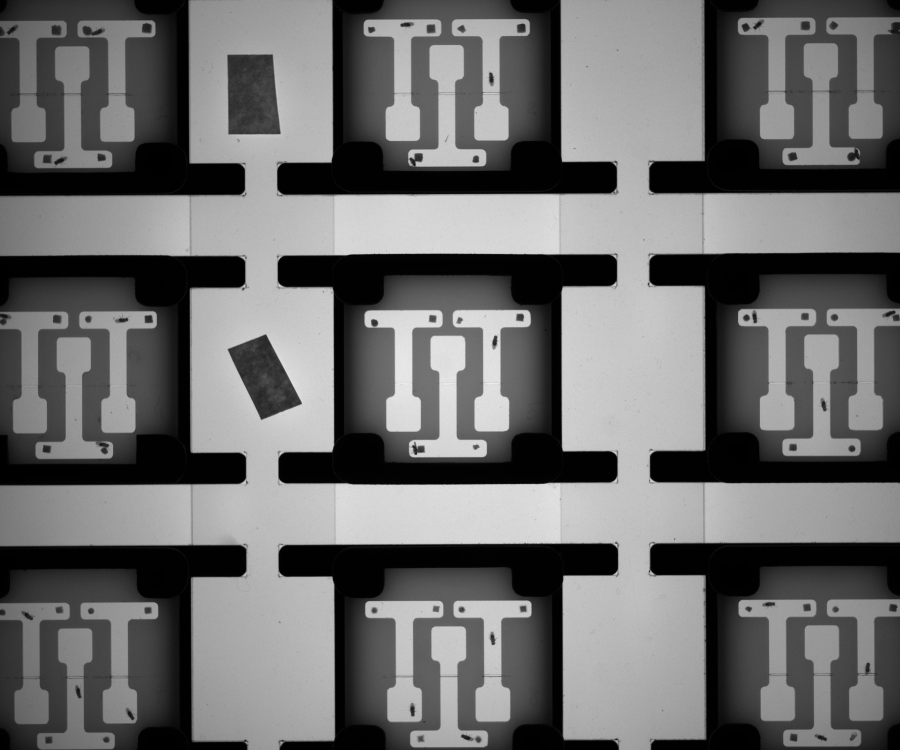
#> input picture Food_Objects/AliceSamara_SemesterProject/image35682.jpg, 3600 x 3000 px, given in place of image0.jpg, which was not available (shown at 1/4 size)
$ jupyter execute --allow-errors Array2Corridors_hardcoded.ipynb   (shell and % lines are left out)   (text cells are left out)
#> lines starting #> are read from the running program, lines starting #| are printed output that depends on the picture; after the words box and inside, x2 and y2 are one past the last pixel; in counts of white or black regions, pixels touching at a corner belong together; pictures that were not available may be replaced by others from this repository, and a replacement may not be noted
[cell 1]
from concurrent.futures import ProcessPoolExecutor
from pathlib import Path
import cv2
import os
import re
from tqdm import tqdm
import cv2
import pathlib
import numpy as np
import matplotlib.pyplot as plt
import mpldatacursor
import more_itertools as mit
from pathlib import Path
import os
from scipy import signal
import shutil

import re
from tqdm import tqdm
import subprocess

[cell 2]
# Path definitions

inputfolder = Path("/Volumes/Ramdya-Lab/DURRIEU_Matthias/Experimental_data/MultiMazeRecorder/Videos/Feeding_state/230704_FeedingState_1_AM/")

[cell 3]

# Load the first frame
frame = cv2.imread(inputfolder.joinpath("image0.jpg").as_posix())
#> frame is the input picture: shape (3000, 3600, 3); min 0, max 254, mean 107.6

# If it's not already, make it grayscale
if len(frame.shape) > 2:
    frame = cv2.cvtColor(frame, cv2.COLOR_BGR2GRAY)
#> frame: shape (3000, 3600)

# equalize the histogram to make thresholding easier
frame = cv2.equalizeHist(frame)

# rotate the image 90 degrees
#frame = np.rot90(frame)

# display the frame
fig, ax = plt.subplots()
plt.axis('off')
im = ax.imshow(frame, cmap="gray", vmin=0, vmax=255)

mpldatacursor.datacursor()
#> (this line was passed over: mpldatacursor is not available in this run)

plt.show()

[cell 4]
# Define and store the arena edges from the peaks locations
# xcoords = colbounds[0]
# ycoords = rowbounds[0]

X1 = 0
X2 = 620
X3 = 1450
X4 = 2130
X5 = 2980
X6 = 3590

Y1 = 0
Y2 = 725
Y3 = 1140
Y4 = 1860
Y5 = 2350
Y6 = 2995

regions_of_interest = [
    (X1, Y1, X2, Y2),
    (X3, Y1, X4, Y2),
    (X5, Y1, X6, Y2),
    (X1, Y3, X2, Y4),
    (X3, Y3, X4, Y4),
    (X5, Y3, X6, Y4),
    (X1, Y5, X2, Y6),
    (X3, Y5, X4, Y6),
    (X5, Y5, X6, Y6),
]

# [18 lines of commented-out code are left out]
fig = plt.figure(figsize=(10,10))

for i in range(len(regions_of_interest)):
    ax = fig.add_subplot(3, 3, i+1)
    ax.axis('off')
    ax.imshow(
        frame[
            regions_of_interest[i][1] : regions_of_interest[i][3],
            regions_of_interest[i][0] : regions_of_interest[i][2],
        ],
        cmap="gray",
        vmin=0,
        vmax=255,
    )

plt.show()
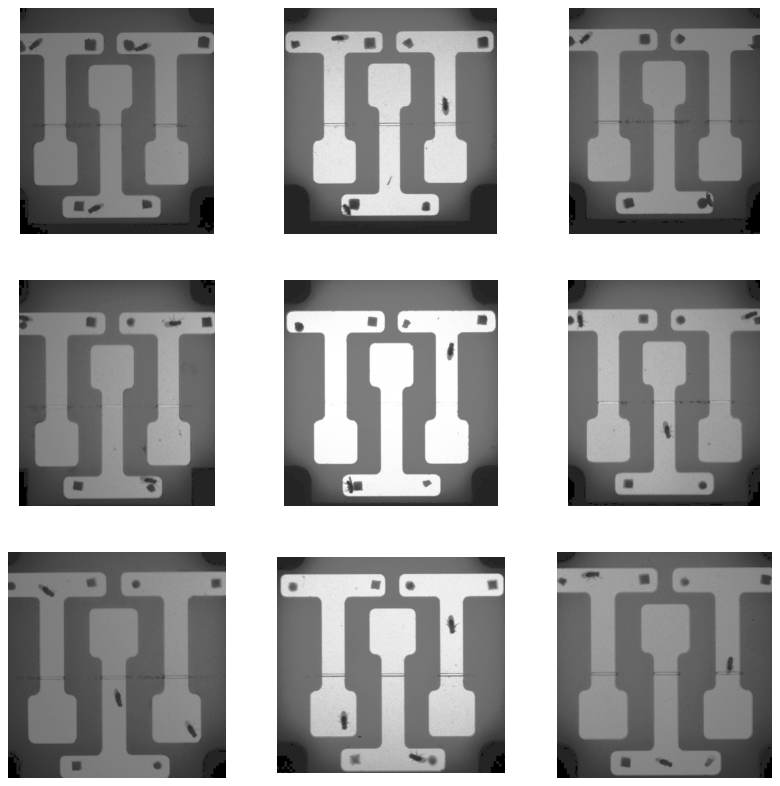
#> figure drawn by matplotlib, 9 panels

[cell 5]
subset = np.array(
    frame[
        regions_of_interest[5][1] : regions_of_interest[5][3],
        regions_of_interest[5][0] : regions_of_interest[5][2],
    ]
)
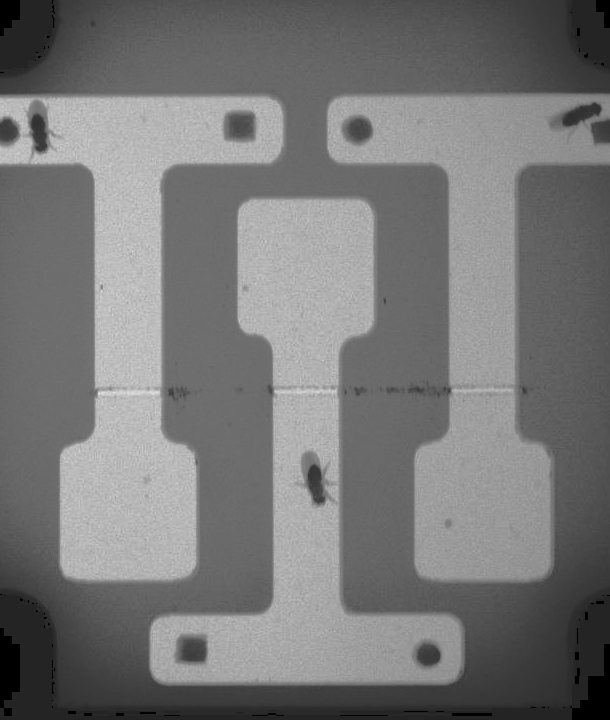
#> subset: shape (720, 610); min 0, max 230, mean 119
Thresh = subset.copy()
# Apply an adaptive threshold to each subset to keep only the brightest pixels
Thresh = cv2.adaptiveThreshold(
    Thresh, 255, cv2.ADAPTIVE_THRESH_GAUSSIAN_C, cv2.THRESH_BINARY_INV, 31, 4
)
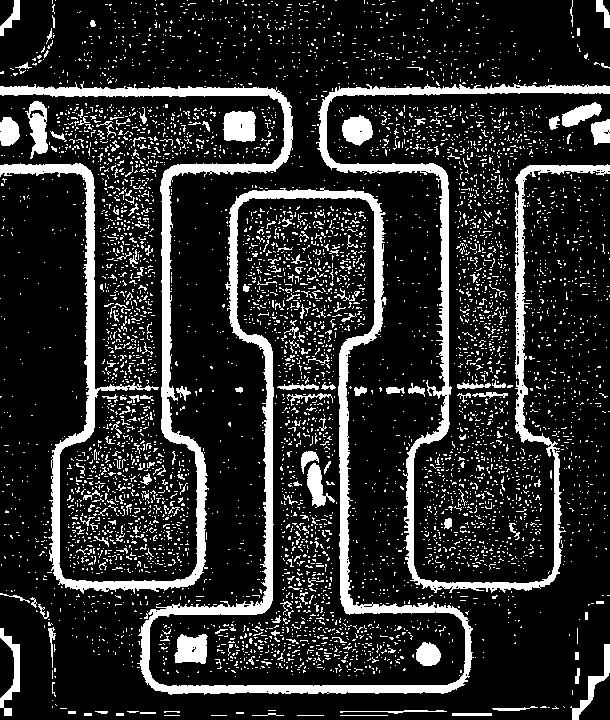
#> Thresh: shape (720, 610); 17.1% white; 5613 white regions (5404 under 20 px), largest, box (x1, y1, x2, y2) and area: (137, 187, 474, 695) 14034, (0, 81, 293, 594) 13799, (316, 83, 610, 593) 11669
# plot the thresholded image
fig, ax = plt.subplots()
plt.axis('off')
im = ax.imshow(Thresh, cmap="gray", vmin=0, vmax=255)

[cell 6]
cols = Thresh.sum(axis=0)
#> cols = 610 values, max 93330 at index 345, min 6630 at index 25, mean 31311.1
rows = subset.sum(axis=1)
#> rows = 720 values, max 99891 at index 154, min 15560 at index 715, mean 72565

colpeaks = signal.find_peaks(
    cols,
    distance=20,
    height=(90_000, 120_000),
    # width=(5, 30),
)
colpeaks = (colpeaks[0], colpeaks[1])

# plot cols with the colpeaks
fig, ax = plt.subplots()
#plt.axis('off')
ax.plot(cols)
ax.plot(colpeaks[0], colpeaks[1]["peak_heights"], "x")
plt.show()
#> figure, not shown here; curve peaks at x = 345, y = 93330

[cell 7]
colpeaks

[cell 8]
rowpeaks = signal.find_peaks(
        rows,
        distance=200,
    )
rowpeaks = (rowpeaks[0], rowpeaks[1])

# plot rows with the rowpeaks
fig, ax = plt.subplots()
#plt.axis('off')
ax.plot(rows)
ax.plot(rowpeaks[0], rows[rowpeaks[0]], "x")
plt.show()
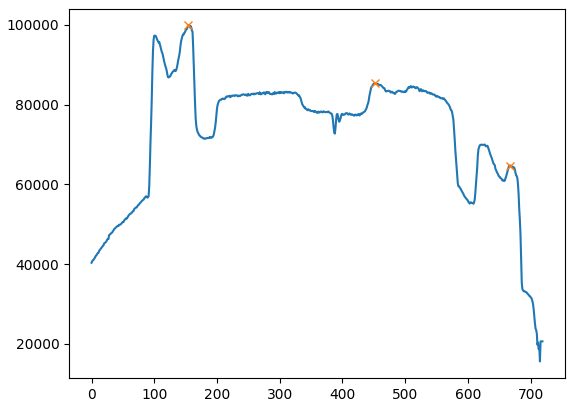
#> figure drawn by matplotlib, 1 panel; curve peaks at x = 154, y = 99891

[cell 9]
rowpeaks

[cell 10]
# For each subset, find the cols and rows peaks and store the even peaks in a list
Corridors = []
#> (the rest of this cell did not finish here and is left out)

[cell 11]
def modify_corridors(Corridors):
    for i in range(len(Corridors)):
        for j in range(len(Corridors[i])):
            corridor = list(Corridors[i][j])
            height = corridor[3] - corridor[1]
            width = corridor[2] - corridor[0]
            if height % 2 != 0:
                corridor[3] += 1
            if width % 2 != 0:
                corridor[2] += 1
            Corridors[i][j] = tuple(corridor)
    return Corridors


Corridors = modify_corridors(Corridors)

[cell 12]
# Same as above but with the corrected corridors
fig, axs = plt.subplots(9, 6)
#> (the rest of this cell did not finish here and is left out)

[cell 13]
from concurrent.futures import ProcessPoolExecutor
from pathlib import Path
import cv2
import os
import re
from tqdm import tqdm
import cv2
import pathlib
import numpy as np
import matplotlib.pyplot as plt
import mpldatacursor
import more_itertools as mit
from pathlib import Path
import os
from scipy import signal
import shutil

import re
from tqdm import tqdm
import subprocess

# Path definitions

inputfolder = Path("/mnt/labserver/DURRIEU_Matthias/Experimental_data/MultiMazeRecorder/Videos/Feeding_state/230704_FeedingState_1_AM/")
processedfolder = inputfolder.parent / f"{inputfolder.stem}_Cropped"

# Load the first frame
frame = cv2.imread(inputfolder.joinpath("image0.jpg").as_posix())
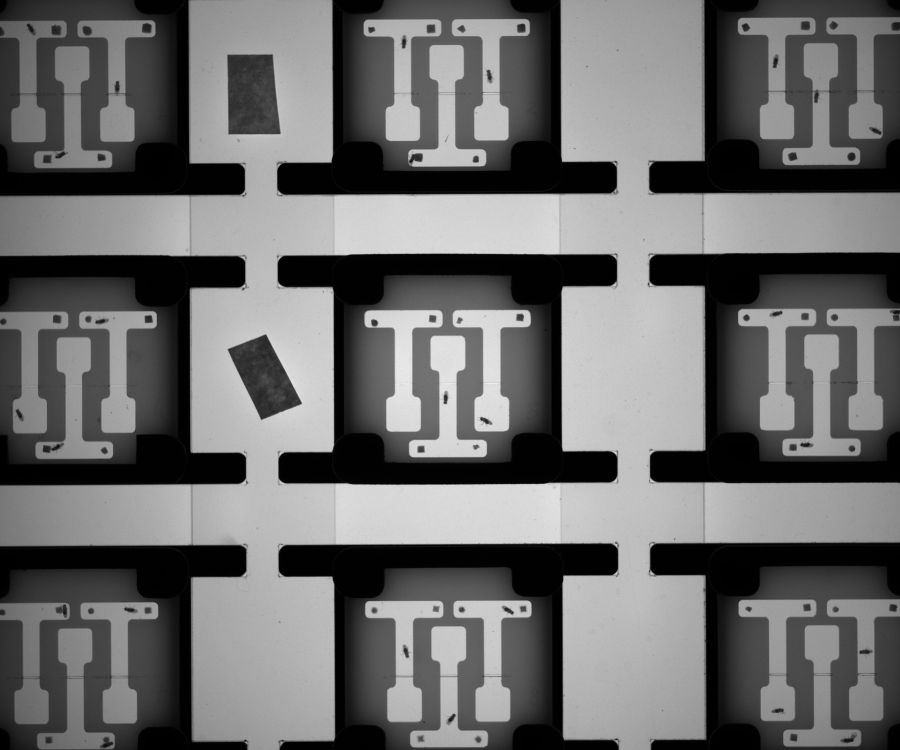
#> input picture Food_Objects/AliceSamara_SemesterProject/image55341.jpg, 3600 x 3000 px, given in place of image0.jpg, which was not available (shown at 1/4 size)
#> frame is the input picture: shape (3000, 3600, 3); min 0, max 252, mean 107.4

# If it's not already, make it grayscale
if len(frame.shape) > 2:
    frame = cv2.cvtColor(frame, cv2.COLOR_BGR2GRAY)
#> frame: shape (3000, 3600)

# equalize the histogram to make thresholding easier
frame = cv2.equalizeHist(frame)
#> `frame = np.rot90(frame)`:
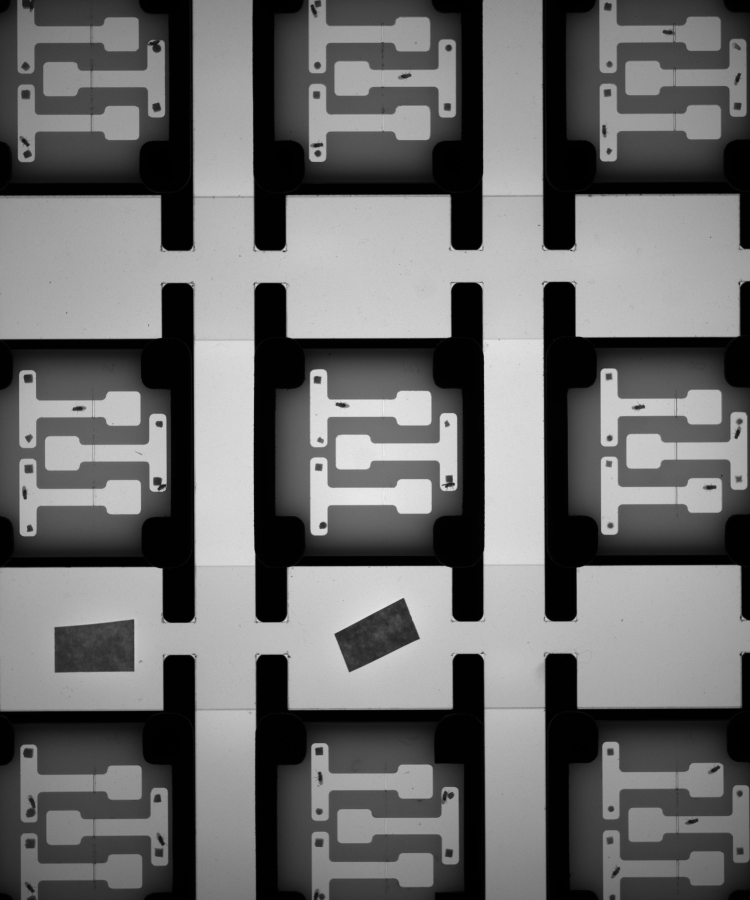
#> frame: shape (3600, 3000) (shown at 1/4 size); min 0, max 254, mean 107.6

# Crop the image to the regions of interest

X1 = 0
X2 = 620
X3 = 1450
X4 = 2130
X5 = 2980
X6 = 3590

Y1 = 0
Y2 = 725
Y3 = 1140
Y4 = 1860
Y5 = 2350
Y6 = 2995

regions_of_interest = [
    (X1, Y1, X2, Y2),
    (X3, Y1, X4, Y2),
    (X5, Y1, X6, Y2),
    (X1, Y3, X2, Y4),
    (X3, Y3, X4, Y4),
    (X5, Y3, X6, Y4),
    (X1, Y5, X2, Y6),
    (X3, Y5, X4, Y6),
    (X5, Y5, X6, Y6),
]

# For each subset, find the cols and rows peaks and store the even peaks in a list
Corridors = []
#> (the rest of this cell did not finish here and is left out)

[cell 14]
# increase plot size
plt.rcParams["figure.figsize"] = (20, 10)
# Reduce the space between subplots
plt.subplots_adjust(wspace=0, hspace=0)
# As an example, display all the corridors from Corridors[0] in a grid based on the frame
fig, axs = plt.subplots(3, 2)
#> (the rest of this cell did not finish here and is left out)

[cell 15]
# Create a list of all the images in the target folder
folder = Path("/home/matthias/Videos/Subset_Test2/")
processedfolder = Path("/home/matthias/Videos/Subset_Test2_Cropped/")

# Create the subfolder if it doesn't exist
processedfolder.mkdir(exist_ok=True)

# Get a list of all image files in the input folder
images = [f.name for f in folder.glob("*") if f.is_file()]

# Sort the list of images by their number
images.sort(key=lambda f: int(re.sub("\D", "", f)))

#> (the rest of this cell did not finish here and is left out)

[cell 16]
# Create a list of all the images in the target folder
folder = inputfolder
processedfolder = inputfolder.parent / f"{inputfolder.stem}_Cropped"

# Create the subfolder if it doesn't exist
#processedfolder.mkdir(exist_ok=True)
processedfolder.joinpath("testing")

[cell 17]
def process_image(image):
    # Read and process the image
    frame = cv2.imread(str(folder / image))
    frame = cv2.cvtColor(frame, cv2.COLOR_BGR2GRAY)
    #frame = np.rot90(frame)

    for j, subset in enumerate(Corridors):
        for k, corridor in enumerate(subset):
            # Get the subfolder for this arena and corridor
            subfolder = processedfolder / f"arena{j+1}" / f"corridor_{k+1}"

            # Crop the image
            x1, y1, x2, y2 = corridor
            cropped_image = frame[y1:y2, x1:x2]

            # Save the cropped image
            cropped_image_file = f"{Path(image).stem}_cropped.jpg"
            cv2.imwrite(str(subfolder / cropped_image_file), cropped_image)


# Create the subfolder if it doesn't exist
processedfolder.mkdir(exist_ok=True)

# Get a list of all image files in the input folder
images = [f.name for f in folder.glob("*.[jJ][pP][gG]") if f.is_file()]

# Sort the list of images by their number
images.sort(key=lambda f: int(re.sub("\D", "", f)))

# Create the subfolders for each arena and corridor
for j, subset in enumerate(Corridors):
    for k, corridor in enumerate(subset):
        subfolder = processedfolder / f"arena{j+1}" / f"corridor_{k+1}"
        subfolder.mkdir(parents=True, exist_ok=True)

# Process the images in parallel using a process pool
with ProcessPoolExecutor() as executor:
    results = list(tqdm(executor.map(process_image, images), total=len(images)))

[cell 18]
subpath = processedfolder.parent / f"{processedfolder.stem}_Subsets"

[cell 19]
# Create the subfolder if it doesn't exist
subpath.mkdir(exist_ok=True)

# Compute the number of images corresponding to 15 minutes
n_images = 15 * 60 * 30

# For each corridor folder in the processed folder, create a subset folder with only n_images images

for arena in processedfolder.glob("arena*"):
    for corridor in arena.glob("corridor*"):
        # Create the subfolder if it doesn't exist
        subfolder = subpath / arena.name / corridor.name
        subfolder.mkdir(parents=True, exist_ok=True)

        # Get a list of all image files in the input folder
        images = [f.name for f in corridor.glob("*.[jJ][pP][gG]") if f.is_file()]

        # Sort the list of images by their number
        images.sort(key=lambda f: int(re.sub("\D", "", f)))

        # Copy the first n_images images to the subset folder
        for image in images[:n_images]:
            shutil.copy(str(corridor / image), str(subfolder / image))

[cell 20]
# define the path to the root folder containing the subfolders
root_folder = Path("/home/matthias/Videos/Test2_subsets")

# define the path to the output 'videos' folder
videos_folder = Path("/home/matthias/Videos/Test2_Videos/Videos_NumOrdered")
videos_folder.mkdir(parents=True, exist_ok=True)

# define the output video parameters
fourcc = cv2.VideoWriter_fourcc(*"mp4v")  # video codec
#> fourcc = 1983148141
fps = 30  # frames per second

# create a progress bar for the whole process
pbar = tqdm(total=len(list(root_folder.glob("*/*"))))


# [7 lines left out: function sort_by_number, not called in this run]


# iterate over the subfolders that are one level below the root folder
for subdir in root_folder.glob("*/*"):
    if not subdir.is_dir():
        continue

    # read the first image in the subfolder to determine the frame size
    first_image_path = list(subdir.glob("*"))[0]
    first_image = cv2.imread(str(first_image_path))
    if first_image is None:
        print(f"Error: Failed to read image {first_image_path}")
        continue

    height, width, _ = first_image.shape
    frame_size = (width, height)

    # generate a unique output video filename from the subfolder name
    video_filename = videos_folder / f"{subdir.parent.name}_{subdir.name}.mp4"

    # open a VideoWriter object for the current subfolder
    out = cv2.VideoWriter(str(video_filename), fourcc, fps, frame_size)

    # iterate over the images in the current subfolder sorted by number
    for filename in sorted(subdir.glob("*"), key=sort_by_number):
        # read the image
        image = cv2.imread(str(filename))
        if image is None:
            print(f"Error: Failed to read image {filename}")
            continue

        # convert the image from BGR to RGB color space (if necessary)
        # image = cv2.cvtColor(image, cv2.COLOR_BGR2RGB)

        # write the image to the video
        out.write(image)

    # release the VideoWriter object
    out.release()

    # update the progress bar
    pbar.update(1)

# close the progress bar
pbar.close()

[cell 21]
import os
import subprocess

folder_path = processedfolder
output_folder = inputfolder.parent / f"{inputfolder.stem}_ProcessedVidsFFMPEG"

# Create the subfolder if it doesn't exist
output_folder.mkdir(exist_ok=True)

[cell 22]
fps = "30"

f = folder_path.joinpath("arena1/corridor_1").as_posix()

terminal_call = "ffmpeg -r "+fps+" -i "+f+"/image%d_cropped.jpg -pix_fmt yuv420p -c:v libx265 -x265-params log-level=error -vsync 0 -crf 15 "+ output_folder.as_posix() + "Test.mp4"
os.system(terminal_call)

[cell 23]
import os
from pathlib import Path

# [4 lines left out: function create_video_from_images, not called in this run]

def search_folder_for_images(folder_path, output_folder, fps):
#> called with fps = '30'
    for subdir, dirs, files in os.walk(folder_path):
        if any(file.endswith('.jpg') for file in files):
            video_name = '_'.join(Path(subdir).parts[-2:])
            create_video_from_images(Path(subdir), output_folder, video_name, fps)

fps = "30"
search_folder_for_images(folder_path, output_folder, fps)

[cell 24]
# [9 lines left out: function create_video_from_images, not called in this run]

def search_folder_for_images(folder_path, output_folder, fps):
#> called with fps = '30'
    subdirs = []
    for subdir, dirs, files in os.walk(folder_path):
        if any(file.endswith('.jpg') for file in files):
            subdirs.append(subdir)
    with tqdm(total=len(subdirs), desc="Processing videos") as pbar:
        for subdir in subdirs:
            video_name = '_'.join(Path(subdir).parts[-2:])
            create_video_from_images(Path(subdir), output_folder, video_name, fps)
            pbar.update(1)

fps = "30"
search_folder_for_images(folder_path, output_folder, fps)
